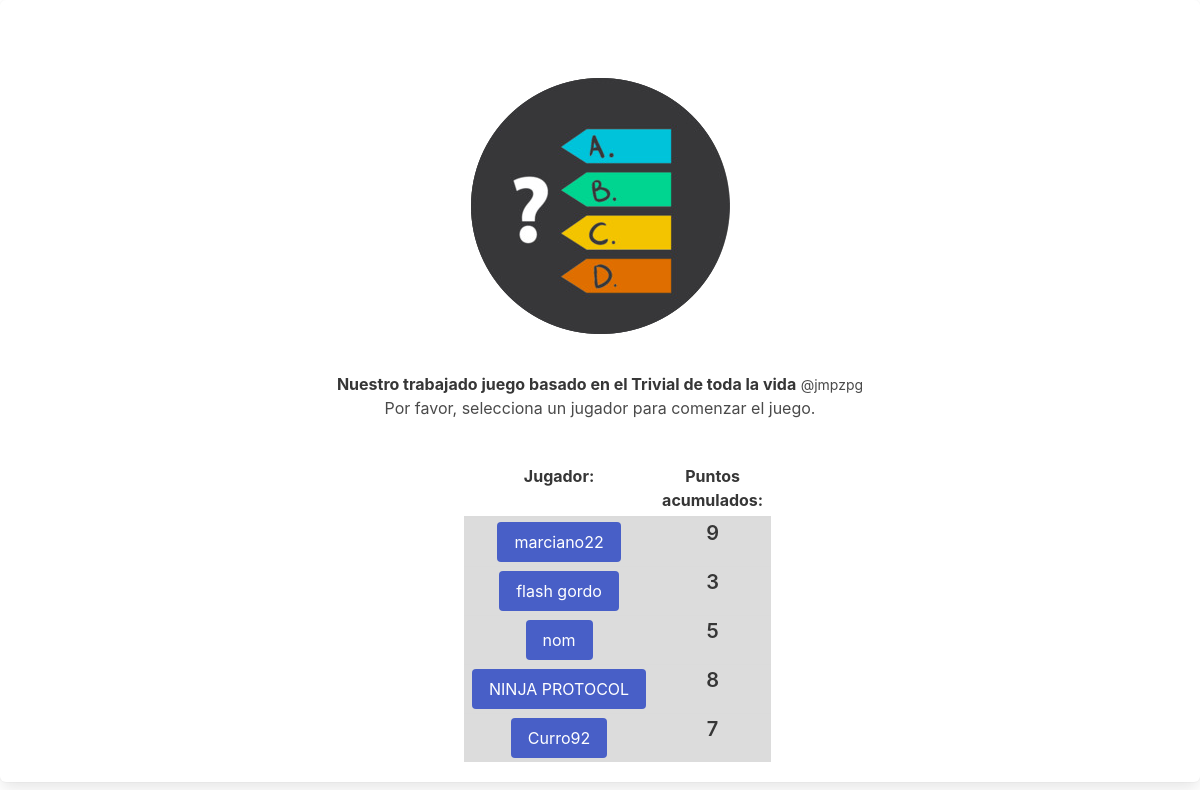
Before: / with the older database file.
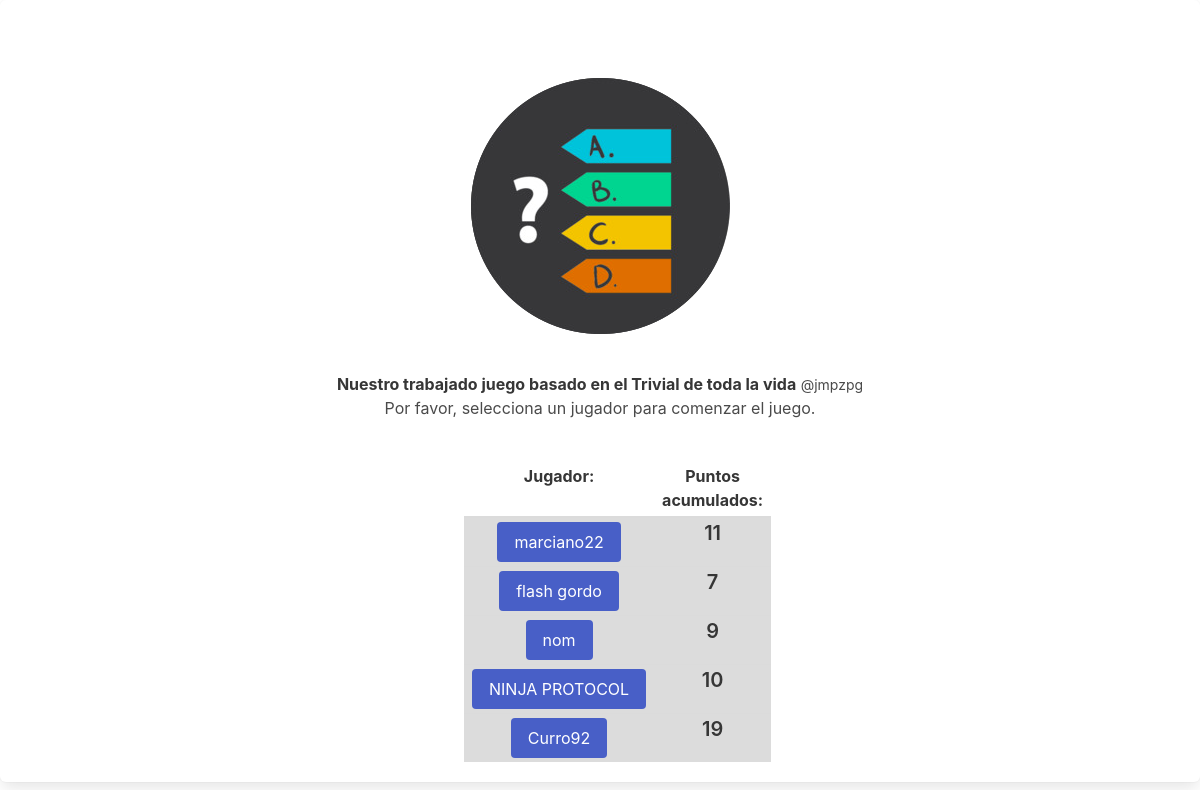
After: the same page with the newer database file.
### tables this page shows
CREATE TABLE Jugador (id integer primary key, nombre text not null unique, resultado integer default 0, total_puntos integer default 0);

### trivial_11.py (the view)
@route('/')
@jinja2_view('usuarios.html')
def home():
    dic_jug_en_bd = tomar_jugadores_de_la_bd()
    return {'jug_disponibles' : dic_jug_en_bd}

### jugador.py (called while the page is built)
    @property
    def nombre(self):
        return self.__nombre

    @property
    def total_puntos(self):
        return self.__total_puntos

### sql.py (called while the page is built)
    @property
    def conectar(self):
        try:
            cnx = sqlite3.connect(self.__base_datos)
            return cnx
        except sqlite3.OperationalError as error:
            print("Ocurrió un error: ", error)

    def leer_tabla(self, tabla, aleatorio=0, limit=0):
        try:
            if aleatorio and not limit:
                consulta = "select * from {0} order by random()".format(tabla)
            elif aleatorio and limit:
                consulta = "select * from {0} order by random() limit {1}".format(tabla, limit)
            elif not aleatorio and limit:
                consulta = "select * from {0} limit {1}".format(tabla, limit)
            else:
                consulta = "select * from {0}".format(tabla)
            cnx = self.conectar
            cursor = cnx.cursor()
            cursor.execute(consulta)
            resultado = cursor.fetchall()
            return resultado
        except sqlite3.OperationalError as error:
            print("Ocurrió un error: ", error)

### trivial_11.py (called while the page is built)
def tomar_jugadores_de_la_bd():
    bd = Sqlite('trivial_sqlite.db')
    lista_jugadores = bd.leer_tabla('Jugador')  # jugadores que hay almacenados en la BD
    dic_players = {}
    for jug in lista_jugadores:     # llenamos dic con obj jugadores from la BD. Todos los existentes
        dic_players[jug[1]]= Jugador(jug[1],   # campo nombre de la tabla Jugador
                                    jug[2],    # campo resultado de la tabla Jugador
                                    jug[3],    # campo total_puntos de la tabla Jugador
                                    jug[0])    # campo id de la tabla Jugador
    return dic_players      # dic { nombre_jug : obj_jug , . . .}

### templates/usuarios.html (shortened to what this page needs)
<!DOCTYPE html>
<html lang="en">
<head>
    <link rel="stylesheet" href="../static/css/bulma.css">
    <link rel="stylesheet" href="../static/css/estilos.css">
</head>
<body>
    <div class="box">
        <article class="media">
            <div class="media-content">
                <div class="content">
                    <figure class="center">
                        <img src="../static/icons/logo_trivial.png" alt="Image">
                    </figure>
                    <p>
                        <strong>Nuestro trabajado juego basado en el Trivial de toda la vida</strong> <small>@jmpzpg</small>
                        <br>
                        Por favor, selecciona un jugador para comenzar el juego.
                    </p>
                    <br>
                    <div class="columns is-vcentered">
                        <div class="column"></div>
                        <div class="column is-one-quarter">
                            <table class="table is-narrow is-hoverable" >
                                <thead>
                                    <tr>
                                        <th>Jugador:</th>
                                        <th>Puntos acumulados:</th>
                                    </tr>
                                </thead>
                                <tbody>
                                    {% for jug_ptos in jug_disponibles.values() %}
                                    <tr>
                                        <td>
                                            <a class="button is-link" href="/jugar/{{ jug_ptos.nombre}}"> {{jug_ptos.nombre}}</a>
                                        </td>
                                        <td>
                                            <h4>{{jug_ptos.total_puntos}}</h4>
                                        </td>
                                    </tr>
                                    {% endfor %}
                                </tbody>
                            </table>
                        </div>
                        <div class="column"></div>
                    </div>
                </div>
            </div>
        </article>
      </div>
</body>
</html>

Changed rows visible on the page:
changed Jugador "marciano22": total_puntos "9" → "11"
changed Jugador "flash gordo": total_puntos "3" → "7"
changed Jugador "nom": total_puntos "5" → "9"
changed Jugador "NINJA PROTOCOL": total_puntos "8" → "10"
changed Jugador "Curro92": total_puntos "7" → "19"
